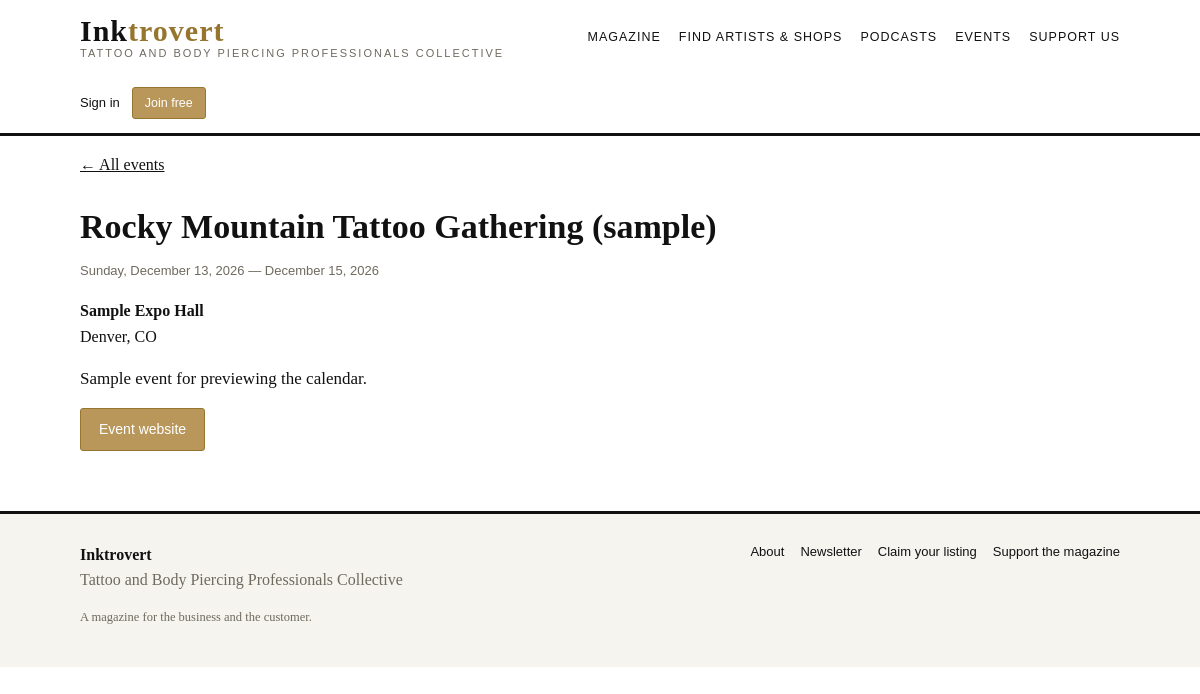
Screenshot of /events/rocky-mountain-gathering-sample with the database file from the repository.
### app/models.py (models this page shows)
class Event(Base):
    __tablename__ = "events"
    id: Mapped[int] = mapped_column(Integer, primary_key=True)
    title: Mapped[str] = mapped_column(String(250), nullable=False)
    slug: Mapped[str] = mapped_column(String(270), unique=True, nullable=False)
    description: Mapped[str] = mapped_column(Text, default="", nullable=False)
    venue_name: Mapped[str] = mapped_column(String(200), default="", nullable=False)
    city: Mapped[str] = mapped_column(String(120), default="", nullable=False)
    state: Mapped[str] = mapped_column(String(60), default="", nullable=False)
    starts_at: Mapped[datetime | None] = mapped_column(DateTime(timezone=True), nullable=True)
    ends_at: Mapped[datetime | None] = mapped_column(DateTime(timezone=True), nullable=True)
    url: Mapped[str] = mapped_column(String(500), default="", nullable=False)
    status: Mapped[str] = mapped_column(String(20), default="pending", nullable=False)
    submitted_by_user_id: Mapped[int | None] = mapped_column(ForeignKey("users.id",
                                                                        ondelete="SET NULL"),
                                                             nullable=True)
    created_at: Mapped[datetime] = mapped_column(DateTime(timezone=True), default=utcnow,
                                                 nullable=False)

### app/public.py (the view)
@public_bp.get("/events/<slug>")
def event_detail(slug):
    db = get_db()
    event = db.query(Event).filter_by(slug=slug, status="approved").first()
    if event is None:
        abort(404)
    return render_template("public/event_detail.html", event=event)

### app/auth.py (called while the page is built, shortened)
def get_current_user() -> User | None:
    return g.get("user")

def init_auth(app) -> None:
    @app.before_request
    def _load_user():
        g.user = None
        g.csrf_token_value = None
        token = request.cookies.get(app.config["AUTH_COOKIE_NAME"])
        if not token:
            return
    @app.teardown_appcontext
    def _teardown(_exc=None):
        from .db import close_db
        close_db(_exc)

### app/db.py (called while the page is built)
def new_session() -> Session:
    if _SessionLocal is None:
        raise RuntimeError("Database engine not initialised — call db.init_engine() first.")
    return _SessionLocal()

def get_db() -> Session:
    session = g.get("db_session")
    if session is None:
        session = new_session()
        g.db_session = session
    return session

### templates/public/event_detail.html (shortened to what this page needs)
{% extends "base.html" %}
{% block content %}
<p><a href="{{ url_for('public.events') }}">&larr; All events</a></p>
<article>
  <h1>{{ event.title }}</h1>
  <p class="byline">
    {% if event.starts_at %}{{ event.starts_at.strftime('%A, %B %d, %Y') }}{% if event.ends_at and event.ends_at.date() != event.starts_at.date() %} — {{ event.ends_at.strftime('%B %d, %Y') }}{% endif %}{% endif %}
  </p>
  {% if event.venue_name or event.city %}
  <p>
    {% if event.venue_name %}<strong>{{ event.venue_name }}</strong><br>{% endif %}
    {% if event.city %}{{ event.city }}{% if event.state %}, {{ event.state }}{% endif %}{% endif %}
  </p>
  {% endif %}
  {% if event.description %}<div class="article-body">{{ event.description|safe }}</div>{% endif %}
  {% if event.url %}<p><a class="btn btn-gold" href="{{ event.url }}" rel="noopener" target="_blank">Event website</a></p>{% endif %}
</article>
{% endblock %}

### static/css/inktrovert.css (style rules this page uses)
:root { --ink: #111111; --paper: #ffffff; --wash: #f6f4ef; --gold: #b9975b; --gold-deep: #96762f; --line: #e5e0d5; --muted: #6f6a5e; --danger: #a33b2e; --ok: #2e7d4f; }
* { box-sizing: border-box; }
body { margin: 0; font-family: Georgia, "Times New Roman", serif; color: var(--ink); background: var(--paper); line-height: 1.6; }
a { color: var(--ink); }
h1, h2, h3 { line-height: 1.25; }
h1 { font-size: 34px; margin: 28px 0 12px; }
.btn { display: inline-block; font-family: Arial, Helvetica, sans-serif; font-size: 14px; padding: 9px 18px; border-radius: 3px; border: 1px solid var(--ink); background: var(--paper); color: var(--ink); text-decoration: none; cursor: pointer; }
.btn-gold { background: var(--gold); border-color: var(--gold-deep); color: #fff; }
.article-body { max-width: 720px; font-size: 17px; }
.byline { font-family: Arial, Helvetica, sans-serif; font-size: 13px; color: var(--muted); }

### rows the page displays
Event: title "Rocky Mountain Tattoo Gathering (sample)", starts_at "Sunday, December 13, 2026", ends_at "December 15, 2026", venue_name "Sample Expo Hall", city "Denver", state "CO", description "Sample event for previewing the calendar."
